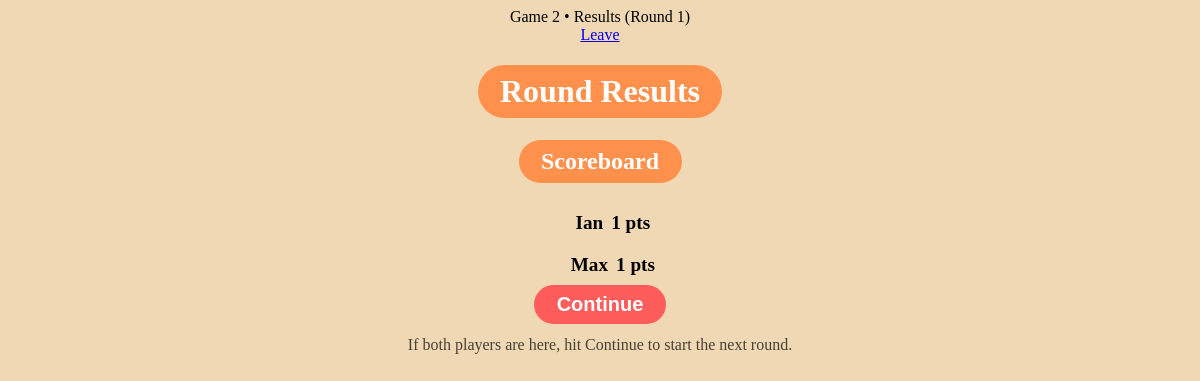
Page /roundresults/2/2 (signed in) on the earlier database version.
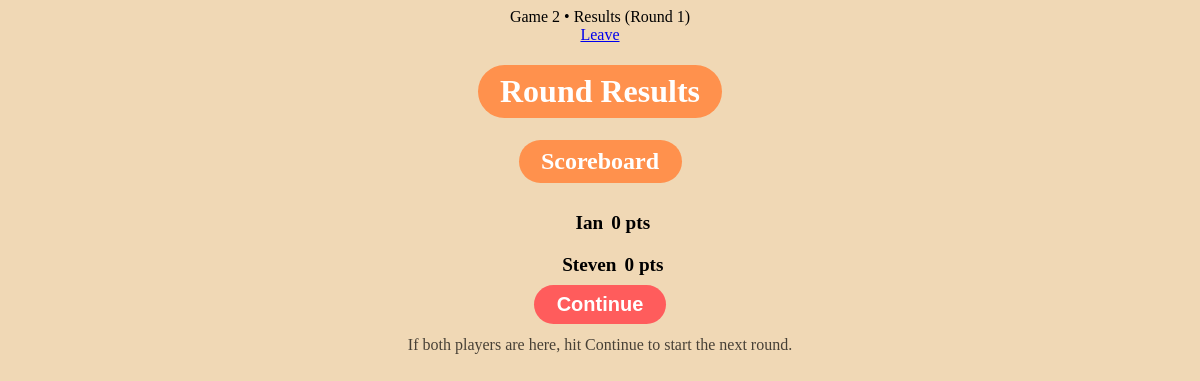
Same page on the later database version.
### hello.py (models this page shows, shortened)
class PlayerGame(db.Model):
    id = db.Column(db.Integer, primary_key=True)
    game_id = db.Column(db.Integer, db.ForeignKey('game.id'))
    user_id = db.Column(db.Integer, db.ForeignKey('user.id'))
    score = db.Column(db.Integer, default=0)
    user = db.relationship("User")

class User(UserMixin, db.Model):
    id = db.Column(db.Integer, primary_key=True)
    username = db.Column(db.String(64), unique=True, nullable=False)
    display_name = db.Column(db.String(64), nullable=False)
    password_hash = db.Column(db.String(256), nullable=False)

### hello.py (the view)
@app.route('/roundresults/<int:game_id>/<int:round_id>')
@login_required
def roundresults(game_id, round_id):
    game = Game.query.get_or_404(game_id)
    players = PlayerGame.query.filter_by(game_id = game_id).order_by(PlayerGame.score.desc()).all()
    return render_template(
        "roundresults.html",
        game_id=game_id,
        round_id=round_id,
        players=players,
        round_num=game.round_num,
    )

### hello.py (called while the page is built)
@login_manager.user_loader
def load_user(user_id):
    return User.query.get(int(user_id))

### templates/roundresults.html (shortened to what this page needs)
{% extends "base.html" %}
{% block content %}
<link rel="stylesheet" href="/static/roundresults.css">
<nav class="top-nav">
  <div class="welcome">Game {{ game_id }} • Results (Round {{ round_num }})</div>
  <a href="{{ url_for('dashboard') }}" class="logout-btn">Leave</a>
</nav>
<h1>Round Results</h1>
<div class="mainbox">
  <h2 style="margin-top: 0;">Scoreboard</h2>
  <div class="scoreboard">
    {% for p in players %}
      <div class="join-pill" style="text-align:center; padding: 0.6rem 0.8rem;">
        <span style="font-size: 1.2rem; font-weight: 600;" class="displayname">
          {{ p.user.display_name }}
        </span>
        <span style="font-size: 1.2rem; font-weight: 700;" class="score">
          {{ p.score }} pts
        </span>
      </div>
    {% endfor %}
  </div>
  <form action="{{ url_for('continue_round', game_id=game_id, current_round_id=round_id) }}" method="GET">
  <button type="submit">Continue</button>
  </form>
  <p style="opacity: 0.7; margin-top: 0.75rem;">
    If both players are here, hit Continue to start the next round.
  </p>
</div>
{% endblock %}

### templates/base.html (shortened to what this page needs)
<!DOCTYPE html>
<html lang="en">
<head>
</head>
<body>
    {% block content %}{% endblock %}
</body>
</html>

### static/roundresults.css (style rules this page uses)
body { background-color: rgb(240, 216, 181); text-align: center; }
h1, h2 { display: inline-block; color: white; text-align: center; background: #ff914d; border-radius: 999px; padding: 0.5rem 1.4rem; border: none; font-weight: 600; }
.join-pill { display: flex; align-items: center; justify-content: center; width: 100%; padding: 0.6rem 0.8rem; }
span { text-align: center; }
.displayname { width: auto; }
.score { width: auto; margin-left: 0.5rem; }
button { font-size: 20px; margin-top: 0.3rem auto; padding: 0.5rem 1.4rem; border-radius: 999px; border: none; background: #ff5c5c; color: #fff; font-weight: 600; cursor: pointer; }

Differences in the rows shown:
changed PlayerGame "Ian": score "1" → "0"
changed PlayerGame: user.display_name "Max" → "Steven"; score "1" → "0"
